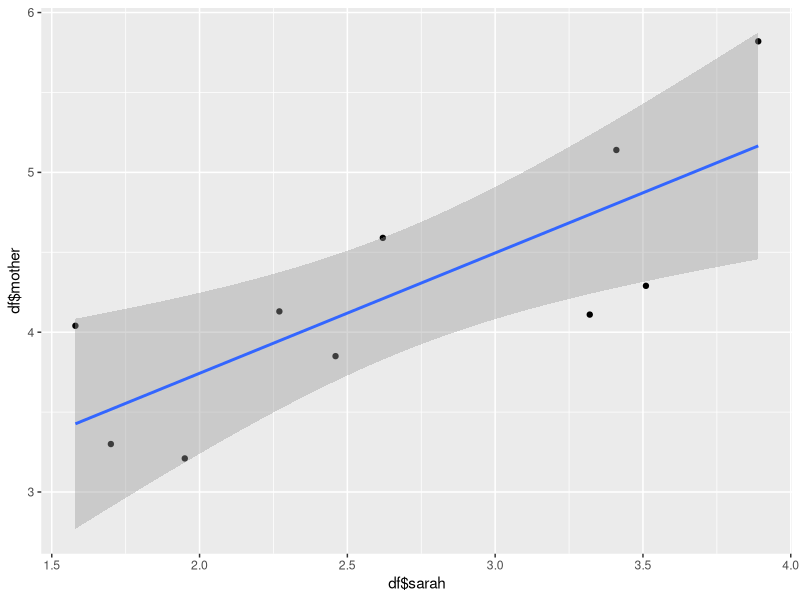

Generate this figure with R:
library(tidyverse)

# Columns
sarah <- c(1.95, 1.58, 1.7, 2.46, 2.27, 2.62, 3.32, 3.51, 3.89, 3.41)
mother <- c(3.21, 4.04, 3.3, 3.85, 4.13, 4.59, 4.11, 4.29, 5.82, 5.14)

# Data frame
df <- data.frame(sarah, mother)
df$error_sarah <- df$sarah - mean(df$sarah)
df$error_mother <- df$mother - mean(df$mother)

# Cross
df$cross <- df$error_sarah * df$error_mother

# Sum error divide by freedom
cov <- sum(df$cross) / (nrow(df) - 1)

r <- cov / (sd(df$sarah) * sd(df$mother))

R <- r^2

ggplot(df, aes(x = df$sarah, y = df$mother)) +
  geom_point() +
  geom_smooth(method = "lm")

cor.test(sarah, mother)
